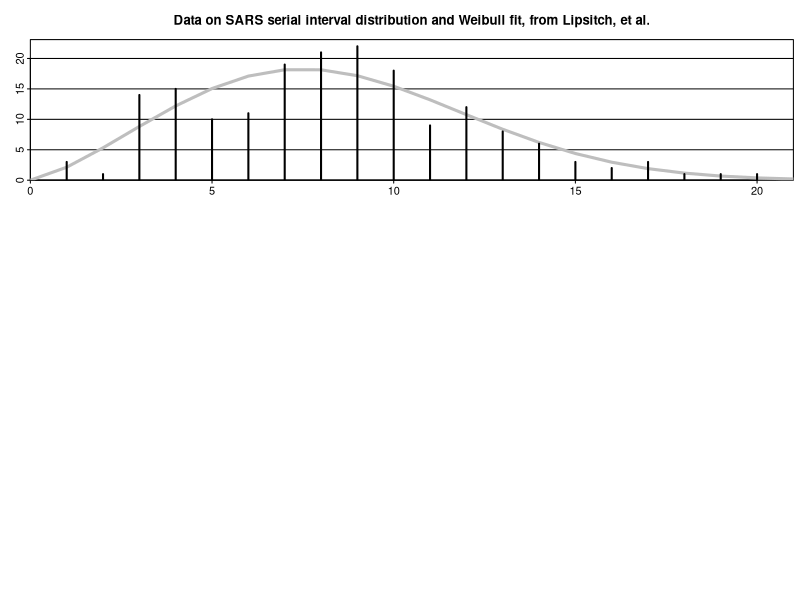

This chart was generated by the following R code:
# Explore estimate of SARS serial interval, used by Kissler, et al., taken
# from Lipsitch, et al. "Transmission Dynamics and Control of Severe Acute
# Respiratory Syndrome".  Data from Fig. 1 (E) in that paper.

pdf ("SARS-interval.pdf", height=8, width=6)
par(mar=c(1.5,2.3,3,0.5),mgp=c(1.4,0.3,0),tcl=-0.22)

data <- c (3, 1, 14, 15, 10, 11, 19, 21, 22, 18, 9, 12, 8, 6, 3, 2, 3, 1, 1, 1)

SARS_shape <- 2.35
SARS_scale <- 9.48

SARS_gen_interval <- dweibull (0:21, shape=SARS_shape, scale=SARS_scale)

par(mfrow=c(3,1))

plot(data, pch=20, ylim=c(0,1.05*max(data)), yaxs="i", 
     xlim=c(0,length(data)+1), xaxs="i",
     xlab="", ylab="", type="n")

abline(h=c(0,5,10,15,20))

lines (0:(length(SARS_gen_interval)-1),
       SARS_gen_interval*sum(data),
       lwd=3, col="gray")

for (i in 1:length(data)) lines (c(i,i),c(0,data[i]),lwd=2)

title (
 "Data on SARS serial interval distribution and Weibull fit, from Lipsitch, et al.")

dev.off()
